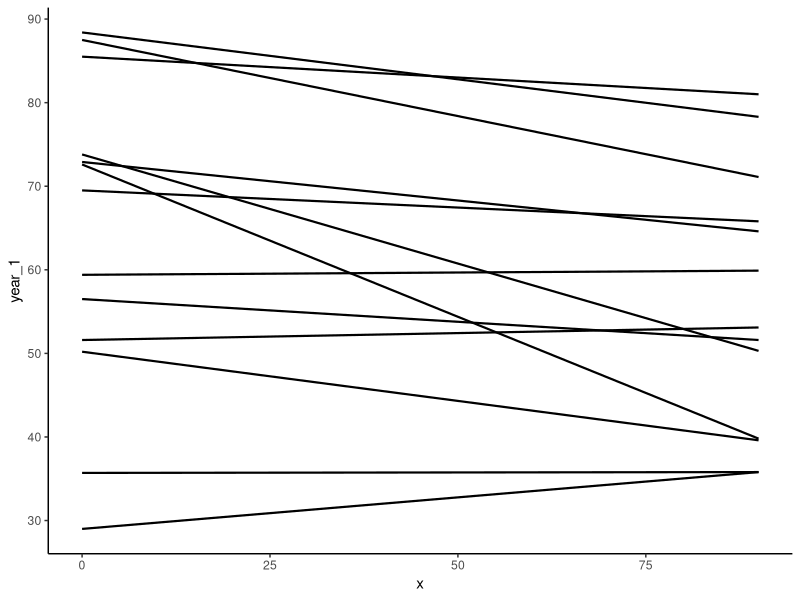

Write R code to recreate this figure.
## ---- chunk 1
knitr::opts_chunk$set(echo = FALSE, error = FALSE, message = FALSE, warning = FALSE)
library(readr)
library(tidyverse)
library(scales)
theme_set((theme_classic()))
area_change <- read_csv("area_change_1818_1908.csv")

## ---- chunk 2
years <- 90

# Select the data for year 1 (1818)

year_1 <- area_change %>%
  filter(year == 1818) %>%
  select(percent_forested)

# Select the data for year 2 (1908)

year_2 <- area_change %>%
  filter(year == 1908) %>%
  select(percent_forested)


# Only select one set of districts 
# This is made possible because R is preserving the order of all these observations 

groups <- area_change %>%
  filter(year == 1818) %>%
  select(district)

# Put the selected data together into a single data frame

slope_data <- data.frame(year_1, year_2, groups) %>%
  rename(year_1 = percent_forested, year_2 = percent_forested.1, groups = district)

# Create the labels for the graphic

l11 <- paste0(slope_data$groups, ", ", slope_data$year_1, "%")

l13<-paste0(slope_data$groups,", ", slope_data$year_2, "%")

## ---- chunk 3

ggplot(slope_data) + geom_segment(aes(x=0, xend = years, y = year_1, yend = year_2), size=.75)
